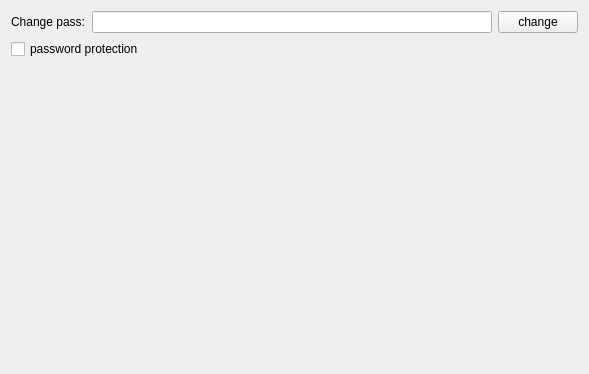
<?xml version="1.0" encoding="UTF-8"?>
<ui version="4.0">
 <class>prefWindow</class>
 <widget class="QWidget" name="prefWindow">
  <property name="geometry">
   <rect>
    <x>0</x>
    <y>0</y>
    <width>589</width>
    <height>374</height>
   </rect>
  </property>
  <property name="windowTitle">
   <string>Setting</string>
  </property>
  <layout class="QVBoxLayout" name="verticalLayout">
   <item>
    <layout class="QHBoxLayout" name="horizontalLayout">
     <item>
      <widget class="QLabel" name="label">
       <property name="text">
        <string>Change pass:</string>
       </property>
      </widget>
     </item>
     <item>
      <widget class="QLineEdit" name="lineEdit"/>
     </item>
     <item>
      <widget class="QPushButton" name="pushButton">
       <property name="text">
        <string>change</string>
       </property>
      </widget>
     </item>
    </layout>
   </item>
   <item>
    <layout class="QHBoxLayout" name="horizontalLayout_2">
     <property name="topMargin">
      <number>0</number>
     </property>
     <item>
      <widget class="QCheckBox" name="checkBox">
       <property name="text">
        <string>password protection</string>
       </property>
      </widget>
     </item>
    </layout>
   </item>
   <item>
    <spacer name="verticalSpacer">
     <property name="orientation">
      <enum>Qt::Vertical</enum>
     </property>
     <property name="sizeHint" stdset="0">
      <size>
       <width>20</width>
       <height>40</height>
      </size>
     </property>
    </spacer>
   </item>
  </layout>
 </widget>
 <resources/>
 <connections/>
</ui>
